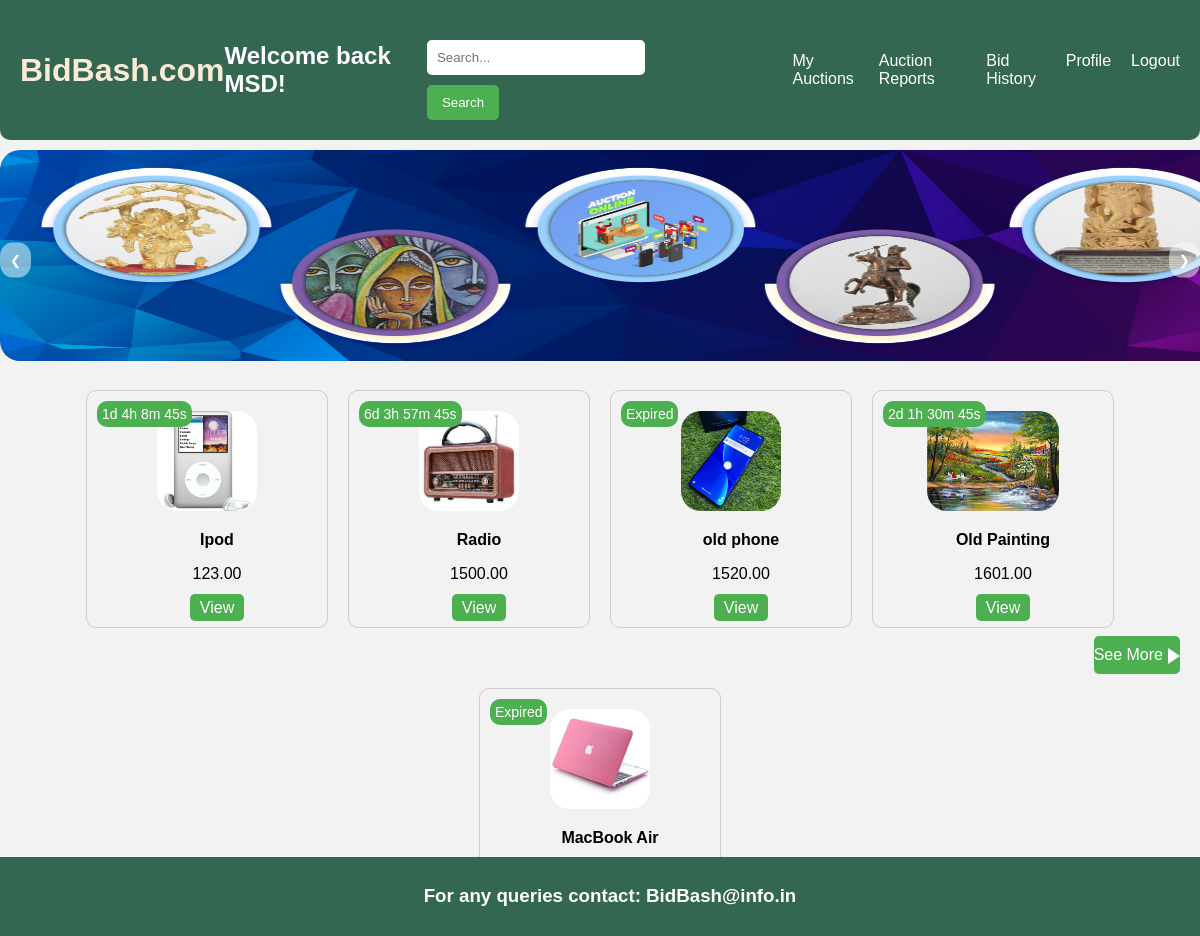
/ (signed in), run on the app's committed database.
### myapp/models.py (models this page shows, shortened)
class User(AbstractUser):
    contact_no = models.IntegerField(null=True)
    email = models.EmailField(max_length=254)
    first_name = models.CharField(max_length=30)
    last_name = models.CharField(max_length=30)

class AuctionItem(models.Model):
    name = models.CharField(max_length=100)
    description = models.TextField()
    category = models.CharField(max_length=100)
    seller = models.ForeignKey(User, on_delete=models.CASCADE)
    base_price = models.DecimalField(max_digits=10, decimal_places=2)
    start_time = models.DateTimeField()
    end_time = models.DateTimeField()
    highest_bid = models.DecimalField(max_digits=10, decimal_places=2, default=0)  # Set default value

class Image(models.Model):
    item = models.ForeignKey(AuctionItem, on_delete=models.CASCADE)
    image = models.ImageField(upload_to='images/')

### myapp/views.py (the view)
# urls.py: path('', views.home, name='home'),
def home(request):
    username = request.user.username
    items = AuctionItem.objects.order_by('-id')[:5]
    item_image_pairs = []
    for item in items:
        image = Image.objects.filter(item=item).first()
        item_image_pairs.append((item, image))
    context = {
        'main_user': username,
        'item_image_pairs': item_image_pairs,
    }
    return render(request,'index.html',context)

### templates/index.html (shortened to what this page needs)
{% extends 'base.html' %}
{% load static %}
{% block body %}
{% if user.is_authenticated %}
<div class="slider">
    <div class="slides">
        <div class="slide">
            <img src="{% static 'images/banner.jpg' %}" alt="Slide 1">
        </div>
    </div>
    <button class="prev" onclick="moveSlide(-1)">&#10094;</button>
    <button class="next" onclick="moveSlide(1)">&#10095;</button>
</div>
<div class="product-container">
    {% for item, img in item_image_pairs %}
    <a href="{% url 'item' item.id %}" class="product-div">
        <div class="product" style="position: relative;">
            <div class="time-left{{ forloop.counter }}" style="position: absolute; top: 10px; left: 10px; color: white; background-color: #4CAF50; padding: 5px; border-radius: 10px; font-family: Arial, sans-serif; font-size: 14px;"></div>
            <img src="{{ img.image.url }}" alt="{{ item.name }}">
            <div class="product-details">
                <p class="product-name">{{ item.name }}</p>
                <p class="base-price">{{ item.base_price }}</p>
                <a class="bid-now" href="{% url 'item' item.id %}">View</a>
            </div>
        </div>
    </a>
    {% endfor %}
</div>
<a href="{% url 'see_more' %}" class="see-more-button">See More</a>
{% else %}
<script type="text/javascript">
    window.location.href = "{% url 'login' %}";
</script>
</html>
{% endif %}
{% endblock body %}

### templates/base.html (shortened to what this page needs)
<!DOCTYPE html>
<html lang="en">
<head>
    {% load static %}
    <link rel="stylesheet" href="{% static 'styles.css' %}">
</head>
<body>
    <header>
        <a href="{% url 'home' %}" style="text-decoration:none; color: antiquewhite;"><h1>BidBash.com</h1></a>
        {% if user.is_authenticated %}
        <h2>Welcome back {{ user.username }}!</h2>
        {% endif %}
        <div class="search-bar">
            <form action="{% url 'search_products' %}" method="GET">
                <input type="text" name="q" placeholder="Search...">
                <button type="submit">Search</button>
            </form>
        </div>
        <div class="menu">
            <a class="menu-icon" href="{% url 'my_auctions' %}">My Auctions</a>
            <a class="menu-icon" href="{% url 'auction_reports' %}">Auction Reports</a>
            <a class="menu-icon" href="{% url 'bid_history' %}">Bid History</a>
            <a class="menu-icon" href="{% url 'profile' %}">Profile</a>
            <a class="menu-icon" href="{% url 'logout' %}">Logout</a>
        </div>
    </header>
    <div class="content">
        {% block body %}
        {% endblock body %}
    </div>
    <footer>
        <h3>For any queries contact: BidBash@info.in</h3>
    </footer>
</body>
</html>

### static/styles.css (style rules this page uses)
body { font-family: Arial, sans-serif; margin: 0; padding: 0; background-color: #f2f2f2; }
header { background-color: #346751; color: #fff; border-radius: 0 0 10px 10px; padding: 20px; display: flex; justify-content: space-between; align-items: center; }
.search-bar { display: flex; width: 400px; }
.search-bar input[type="text"] { padding: 10px; width: 70%; border: none; border-radius: 5px; margin-right: 10px; }
.search-bar button { padding: 10px 15px; background-color: #4CAF50; color: white; border: none; border-radius: 5px; cursor: pointer; }
.menu { display: flex; }
.menu-icon { text-decoration: none; margin-left: 20px; color: #fff; }
footer { position: fixed; bottom: 0; width: 100%; background-color: #346751; color: #fff; padding: 10px; text-align: center; }
.slider { position: relative; max-width: 1520px; margin: 0 auto -100px; overflow: hidden; max-height: 300px; }
.slides { display: flex; }
.slide { min-width: 1520px; }
img { margin-top: 10px; width: 100%; height: 50%; border-radius: 20px; }
.prev, .next { position: absolute; top: 40%; transform: translateY(-50%); background-color: rgba(253, 253, 253, 0.5); color: white; border: 4px black; border-radius: 40%; cursor: pointer; padding: 10px; z-index: 1; }
.prev { left: 0; }
.next { right: 0; }
.product-container { display: flex; flex-wrap: wrap; justify-content: center; margin-top: -20px; }
.product { width: 220px; margin: 10px; margin-top: 50px; padding: 10px; border: 1px solid #ccc; border-radius: 10px; text-align: center; }
.product-div { text-decoration: none; color: black; }
.product img { max-width: 100%; max-height: 100px; width: auto; height: auto; object-fit: contain; }
.product-name { font-weight: bold; }
.base-price { margin-top: 5px; }
.bid-now { margin-top: 10px; padding: 5px 10px; background-color: #4CAF50; color: white; border: none; border-radius: 5px; cursor: pointer; text-decoration: none; }
.see-more-button { position: absolute; text-decoration: none; top: 70%; right: 20px; transform: translateY(-50%); background-color: #4CAF50; color: white; border: none; border-radius: 5px; padding: 10px 0px; cursor: pointer; overflow: hidden; }
.see-more-button::after { content: ""; display: inline-block; width: 0; height: 0; border-style: solid; border-width: 8px 0 8px 12px; border-color: transparent transparent transparent white; margin-left: 5px; vertical-align: middle; transition: transform 0.3s ease; }
.product-details { flex: 2; padding-left: 20px; }
.base-price, .highest-bid { margin-top: 10px; }
form { margin-top: 20px; }
input[type="email"], input[type="text"] { width: 100%; padding: 10px; margin-bottom: 10px; border: 1px solid #ccc; border-radius: 5px; }
button { padding: 10px 20px; background-color: #007bff; color: #fff; border: none; border-radius: 5px; cursor: pointer; }

### data on the page
User: username "MSD"
AuctionItem: image (picture), name "Ipod", base_price "123.00"
AuctionItem: image (picture), name "Radio", base_price "1500.00"
AuctionItem: image (picture), name "old phone", base_price "1520.00"
AuctionItem: image (picture), name "Old Painting", base_price "1601.00"
AuctionItem: image (picture), name "MacBook Air"
